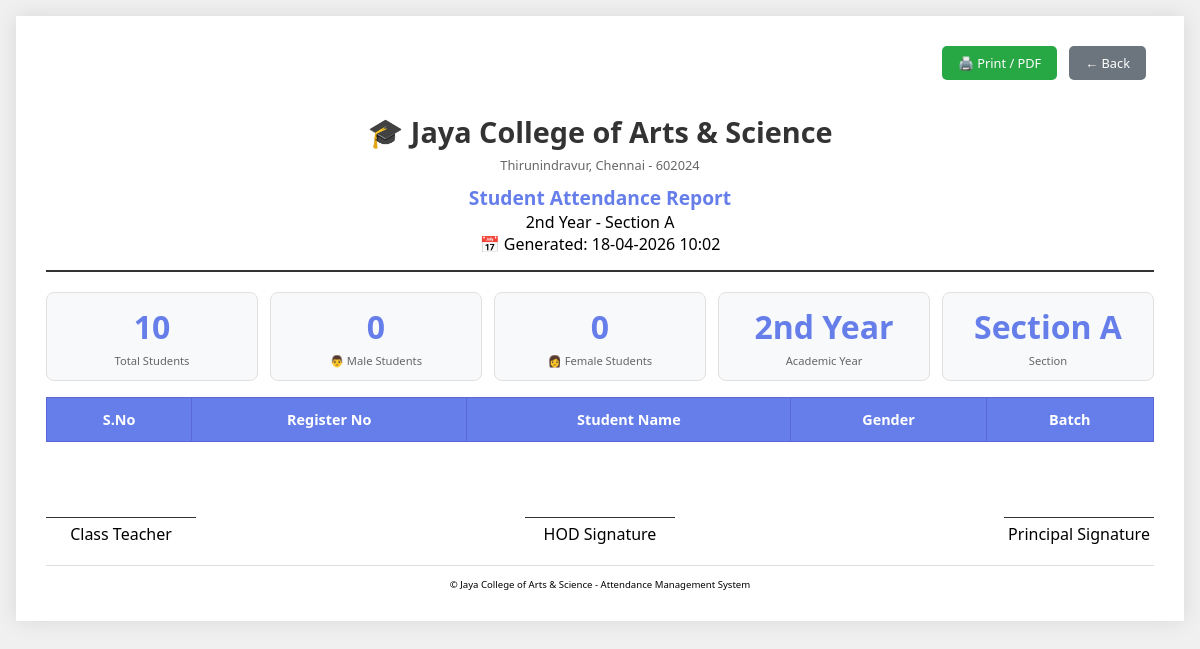
Page /print_attendance/2nd Year/A (signed in) on the earlier database version.
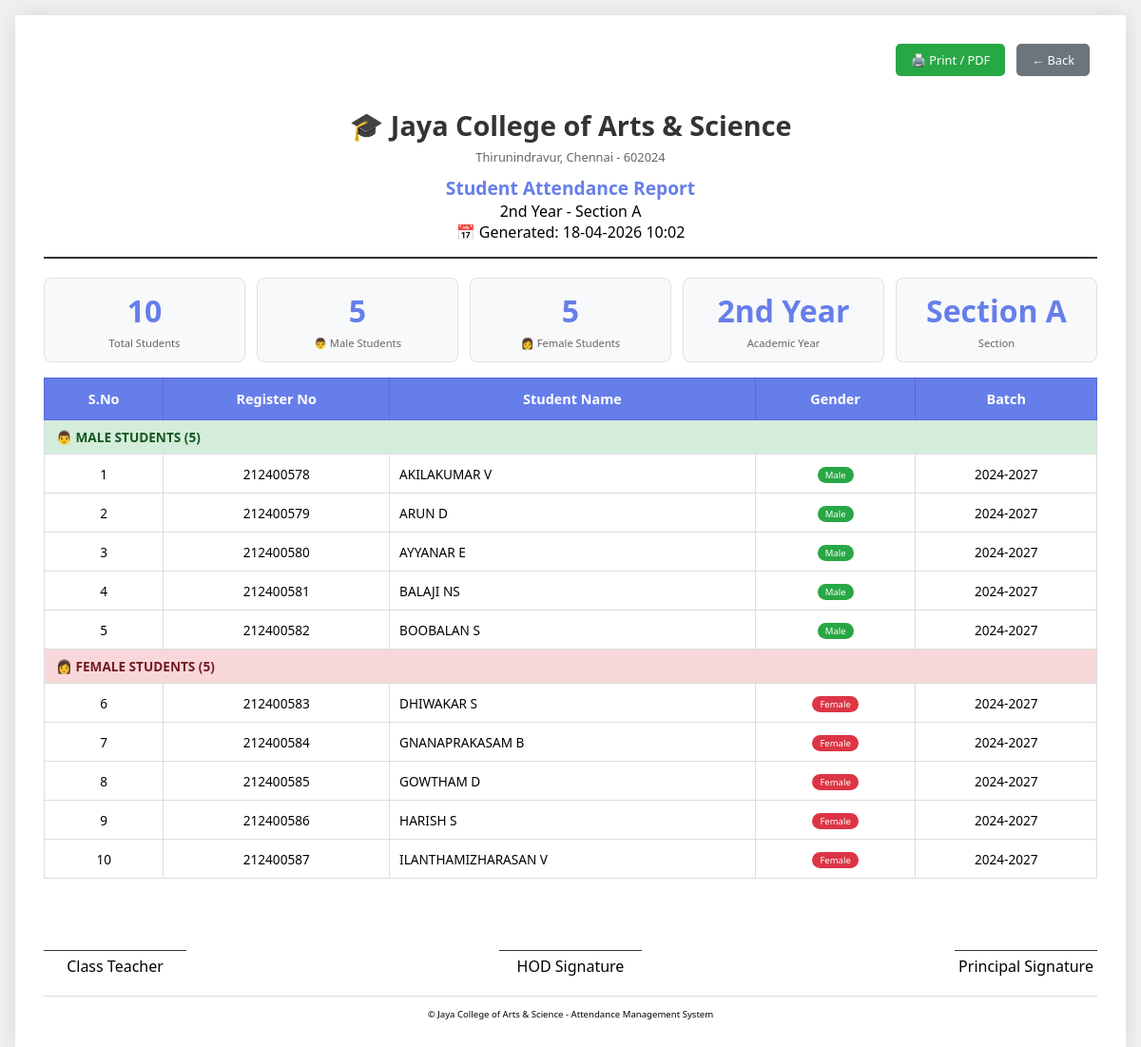
Same page on the later database version.
### app.py (models this page shows)
class Student(db.Model):
    __tablename__ = 'students'
    id = db.Column(db.Integer, primary_key=True, autoincrement=True)
    register_number = db.Column(db.String(20), unique=True, nullable=False)
    name = db.Column(db.String(100), nullable=False)
    gender = db.Column(db.String(1), nullable=False, default='M')
    year = db.Column(db.String(20), nullable=False)
    section = db.Column(db.String(1), nullable=False)
    batch = db.Column(db.String(20))
    dob = db.Column(db.String(50))
    umis = db.Column(db.String(50))
    mobile_student = db.Column(db.String(15))
    mobile_parent = db.Column(db.String(15))
    parent_guardian_name = db.Column(db.String(100))
    blood_group = db.Column(db.String(5))
    department_id = db.Column(db.Integer, db.ForeignKey('departments.id'), nullable=False)
    created_at = db.Column(db.DateTime, default=datetime.now)
    attendances = db.relationship('Attendance', backref='student', lazy=True, cascade='all, delete-orphan')

### app.py (the view)
@app.route('/print_attendance/<year>/<section>')
def print_attendance(year, section):
    role = session.get('role')
    if role not in ['dept_admin', 'dept_admin_viewer']:
        return redirect(url_for('index'))
    department_id = session.get('department_id')
    students = Student.query.filter_by(
        department_id=department_id,
        year=year,
        section=section
    ).order_by(
        Student.gender.desc(),
        Student.name.asc()
    ).all()
    summary = []
    for student in students:
        summary.append({
            'name': student.name,
            'reg_no': student.register_number,
            'gender': student.gender,
            'batch': student.batch
        })
    return render_template('print_attendance.html',
                         year=year,
                         section=section,
                         students=summary,
                         print_date=datetime.now().strftime('%d-%m-%Y %H:%M'))

### app.py (called while the page is built)
@app.context_processor
def inject_datetime():
    return {'datetime': datetime}

### templates/print_attendance.html (shortened to what the changed rows need)
<!DOCTYPE html>
<html lang="en">
<head>
</head>
<body>
    <div class="print-container">
        <div class="header">
            <h2>Student Attendance Report</h2>
        </div>
        <div class="stats-summary">
            <div class="stat-box">
                <div class="number">{{ students|selectattr('gender', 'equalto', 'M')|list|length }}</div>
                <div class="label">👨 Male Students</div>
            </div>
            <div class="stat-box">
                <div class="number">{{ students|selectattr('gender', 'equalto', 'F')|list|length }}</div>
                <div class="label">👩 Female Students</div>
            </div>
        </div>
        <table>
            <thead>
                <tr>
                    <th>S.No</th>
                    <th>Register No</th>
                    <th>Student Name</th>
                    <th>Gender</th>
                    <th>Batch</th>
                </tr>
            </thead>
            <tbody>
                {% set male_students = students|selectattr('gender', 'equalto', 'M')|list %}
                {% set female_students = students|selectattr('gender', 'equalto', 'F')|list %}
                {% set sno = namespace(value=1) %}
                {% if male_students %}
                <tr class="group-header-male">
                    <td colspan="5" style="background: #d4edda; color: #155724;">
                        👨 MALE STUDENTS ({{ male_students|length }})
                    </td>
                </tr>
                {% for student in male_students %}
                <tr>
                    <td>{{ sno.value }}{% set sno.value = sno.value + 1 %}</td>
                    <td>{{ student.reg_no }}</td>
                    <td class="student-name">{{ student.name }}</td>
                    <td><span class="gender-badge-male">Male</span></td>
                    <td>{{ student.batch }}</td>
                </tr>
                {% endfor %}
                {% endif %}
                {% if female_students %}
                <tr class="group-header-female">
                    <td colspan="5" style="background: #f8d7da; color: #721c24;">
                        👩 FEMALE STUDENTS ({{ female_students|length }})
                    </td>
                </tr>
                {% for student in female_students %}
                <tr>
                    <td>{{ sno.value }}{% set sno.value = sno.value + 1 %}</td>
                    <td>{{ student.reg_no }}</td>
                    <td class="student-name">{{ student.name }}</td>
                    <td><span class="gender-badge-female">Female</span></td>
                    <td>{{ student.batch }}</td>
                </tr>
                {% endfor %}
                {% endif %}
            </tbody>
        </table>
    </div>
</body>
</html>

Differences in the rows shown:
now on this page (row edited): Student: value "1", reg_no "212400578", name "AKILAKUMAR V", batch "2024-2027", shown under "Student Attendance Report"
now on this page (row edited): Student: value "2", reg_no "212400579", name "ARUN D", batch "2024-2027", shown under "Student Attendance Report"
now on this page (row edited): Student: value "3", reg_no "212400580", name "AYYANAR E", batch "2024-2027", shown under "Student Attendance Report"
now on this page (row edited): Student: value "4", reg_no "212400581", name "BALAJI NS", batch "2024-2027", shown under "Student Attendance Report"
now on this page (row edited): Student: value "5", reg_no "212400582", name "BOOBALAN S", batch "2024-2027", shown under "Student Attendance Report"
now on this page (row edited): Student: value "6", reg_no "212400583", name "DHIWAKAR S", batch "2024-2027"
now on this page (row edited): Student: value "7", reg_no "212400584", name "GNANAPRAKASAM B", batch "2024-2027"
now on this page (row edited): Student: value "8", reg_no "212400585", name "GOWTHAM D", batch "2024-2027"
now on this page (row edited): Student: value "9", reg_no "212400586", name "HARISH S", batch "2024-2027"
now on this page (row edited): Student: value "10", reg_no "212400587", name "ILANTHAMIZHARASAN V", batch "2024-2027"
Other differences:
{{ students|selectattr('gender', 'equalto', 'M')|list|length }}: "0" → "5"
{{ students|selectattr('gender', 'equalto', 'F')|list|length }}: "0" → "5"
{{ male_students|length }}: (not shown) → "5"
{{ female_students|length }}: (not shown) → "5"
text now shown: "👨 MALE STUDENTS ( ) 👩 FEMALE STUDENTS ( )"
